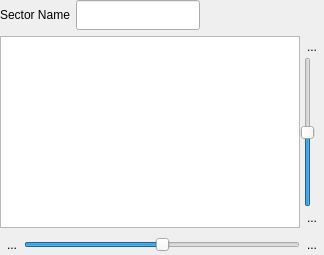
       <widget class="QWidget" name="page">
        <layout class="QVBoxLayout" name="verticalLayout">
         <property name="leftMargin">
          <number>0</number>
         </property>
         <property name="topMargin">
          <number>0</number>
         </property>
         <property name="rightMargin">
          <number>0</number>
         </property>
         <property name="bottomMargin">
          <number>0</number>
         </property>
         <item>
          <layout class="QVBoxLayout" name="verticalLayout_5">
           <property name="spacing">
            <number>6</number>
           </property>
           <item>
            <layout class="QHBoxLayout" name="horizontalLayout_6" stretch="0,0,0">
             <property name="spacing">
              <number>6</number>
             </property>
             <item>
              <widget class="QLabel" name="label_7">
               <property name="text">
                <string>Sector Name</string>
               </property>
               <property name="margin">
                <number>0</number>
               </property>
              </widget>
             </item>
             <item>
              <widget class="QLineEdit" name="txtSectorName">
               <property name="minimumSize">
                <size>
                 <width>0</width>
                 <height>30</height>
                </size>
               </property>
               <property name="maximumSize">
                <size>
                 <width>300</width>
                 <height>16777215</height>
                </size>
               </property>
              </widget>
             </item>
             <item>
              <spacer name="horizontalSpacer_4">
               <property name="orientation">
                <enum>Qt::Horizontal</enum>
               </property>
               <property name="sizeHint" stdset="0">
                <size>
                 <width>40</width>
                 <height>20</height>
                </size>
               </property>
              </spacer>
             </item>
            </layout>
           </item>
           <item>
            <layout class="QHBoxLayout" name="horizontalLayout_3">
             <property name="spacing">
              <number>0</number>
             </property>
             <item>
              <widget class="QGraphicsView" name="graphicsView">
               <property name="minimumSize">
                <size>
                 <width>300</width>
                 <height>0</height>
                </size>
               </property>
               <property name="toolTip">
                <string>Star map</string>
               </property>
               <property name="styleSheet">
                <string notr="true"/>
               </property>
               <property name="backgroundBrush">
                <brush brushstyle="SolidPattern">
                 <color alpha="255">
                  <red>211</red>
                  <green>234</green>
                  <blue>231</blue>
                 </color>
                </brush>
               </property>
              </widget>
             </item>
             <item>
              <layout class="QVBoxLayout" name="verticalLayout_4">
               <property name="spacing">
                <number>0</number>
               </property>
               <item>
                <widget class="QToolButton" name="btnZoomUp">
                 <property name="toolTip">
                  <string>Zoom in</string>
                 </property>
                 <property name="text">
                  <string>...</string>
                 </property>
                 <property name="icon">
                  <iconset resource="Resources.qrc">
                   <normaloff>:/new/Bitmaps/pics/zoomin.png</normaloff>:/new/Bitmaps/pics/zoomin.png</iconset>
                 </property>
                 <property name="autoRaise">
                  <bool>true</bool>
                 </property>
                </widget>
               </item>
               <item>
                <widget class="QSlider" name="sliderZoom">
                 <property name="toolTip">
                  <string>Zoom slider</string>
                 </property>
                 <property name="minimum">
                  <number>1</number>
                 </property>
                 <property name="maximum">
                  <number>500</number>
                 </property>
                 <property name="value">
                  <number>250</number>
                 </property>
                 <property name="orientation">
                  <enum>Qt::Vertical</enum>
                 </property>
                </widget>
               </item>
               <item>
                <widget class="QToolButton" name="btnZoomDown">
                 <property name="toolTip">
                  <string>Zoom out</string>
                 </property>
                 <property name="text">
                  <string>...</string>
                 </property>
                 <property name="icon">
                  <iconset resource="Resources.qrc">
                   <normaloff>:/new/Bitmaps/pics/zoomout.png</normaloff>:/new/Bitmaps/pics/zoomout.png</iconset>
                 </property>
                 <property name="autoRaise">
                  <bool>true</bool>
                 </property>
                </widget>
               </item>
              </layout>
             </item>
            </layout>
           </item>
           <item>
            <layout class="QHBoxLayout" name="horizontalLayout_2">
             <property name="spacing">
              <number>0</number>
             </property>
             <item>
              <widget class="QToolButton" name="btnRotateLeft">
               <property name="toolTip">
                <string>Rotate left</string>
               </property>
               <property name="text">
                <string>...</string>
               </property>
               <property name="icon">
                <iconset resource="Resources.qrc">
                 <normaloff>:/new/Bitmaps/pics/rotateleft.png</normaloff>:/new/Bitmaps/pics/rotateleft.png</iconset>
               </property>
               <property name="autoRaise">
                <bool>true</bool>
               </property>
              </widget>
             </item>
             <item>
              <widget class="QSlider" name="sliderRotate">
               <property name="toolTip">
                <string>Rotate map using this slider</string>
               </property>
               <property name="minimum">
                <number>-360</number>
               </property>
               <property name="maximum">
                <number>360</number>
               </property>
               <property name="orientation">
                <enum>Qt::Horizontal</enum>
               </property>
              </widget>
             </item>
             <item>
              <widget class="QToolButton" name="btnRotateRight">
               <property name="toolTip">
                <string>Rotate right</string>
               </property>
               <property name="text">
                <string>...</string>
               </property>
               <property name="icon">
                <iconset resource="Resources.qrc">
                 <normaloff>:/new/Bitmaps/pics/rotateright.png</normaloff>:/new/Bitmaps/pics/rotateright.png</iconset>
               </property>
               <property name="autoRaise">
                <bool>true</bool>
               </property>
              </widget>
             </item>
            </layout>
           </item>
          </layout>
         </item>
        </layout>
       </widget>
